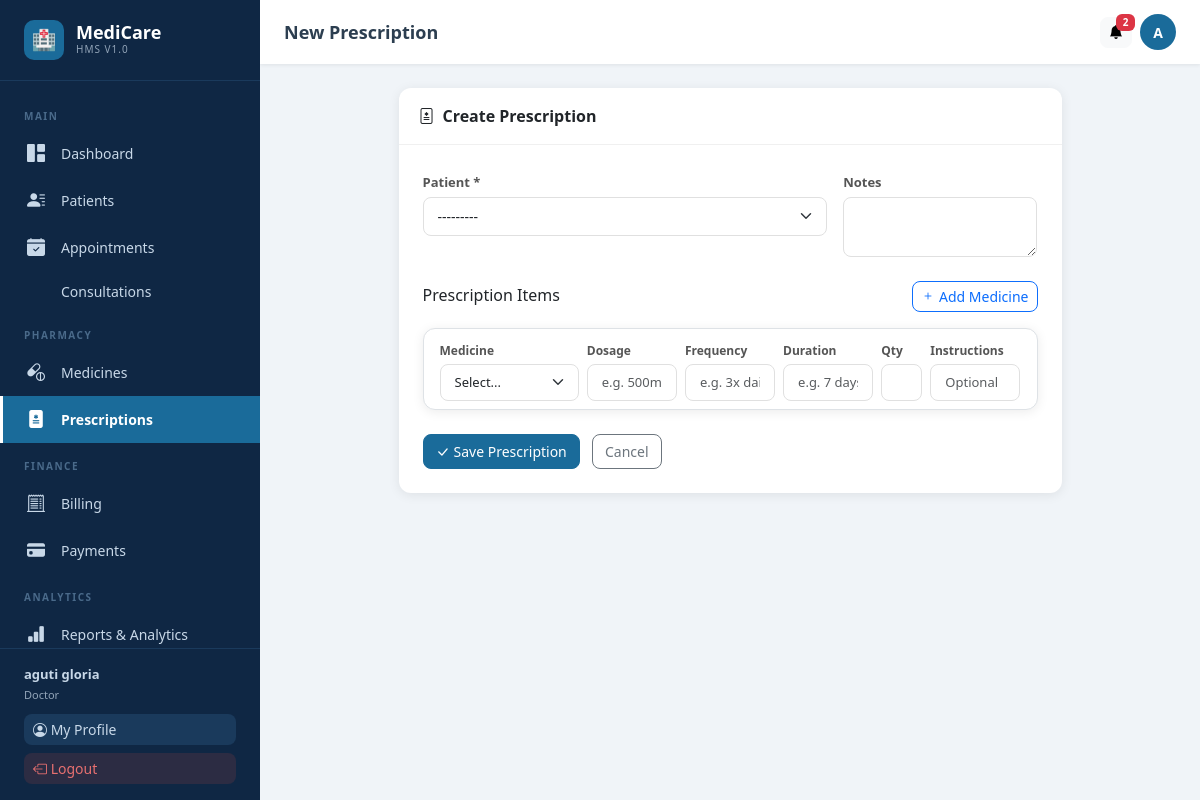
The page /pharmacy/prescriptions/create/ (signed in) on the database its author committed.
### users/models.py (models this page shows, shortened)
class User(AbstractUser):
    ROLE_CHOICES = [
        ('admin', 'Admin'),
        ('doctor', 'Doctor'),
        ('nurse', 'Nurse'),
        ('patient', 'Patient'),
    ]
    role = models.CharField(max_length=20, choices=ROLE_CHOICES, default='patient')
    phone = models.CharField(max_length=20, blank=True)
    profile_pic = models.ImageField(upload_to='profiles/', blank=True, null=True)
    is_approved = models.BooleanField(default=True)
    created_at = models.DateTimeField(auto_now_add=True)

### pharmacy/views.py (the view)
# urls.py: path('prescriptions/create/', views.prescription_create, name='prescription_create'),
@login_required
def prescription_create(request, patient_id=None):
    if request.user.role not in ['admin','doctor']:
        messages.error(request, 'Access denied.')
        return redirect('pharmacy:prescription_list')
    patient = get_object_or_404(Patient, pk=patient_id) if patient_id else None
    if request.method == 'POST':
        form = PrescriptionForm(request.POST)
        if form.is_valid():
            rx = form.save(commit=False)
            rx.doctor = request.user
            rx.save()
            items_data = []
            for i in range(20):
                med_id = request.POST.get(f'item_medicine_{i}')
                if not med_id: break
                dosage = request.POST.get(f'item_dosage_{i}','')
                frequency = request.POST.get(f'item_frequency_{i}','')
                duration = request.POST.get(f'item_duration_{i}','')
                qty = int(request.POST.get(f'item_quantity_{i}', 1) or 1)
                instr = request.POST.get(f'item_instructions_{i}','')
                try:
                    med = Medicine.objects.get(pk=med_id)
                    PrescriptionItem.objects.create(prescription=rx, medicine=med, dosage=dosage, frequency=frequency, duration=duration, quantity=qty, instructions=instr)
                    items_data.append((med, qty))
                except Medicine.DoesNotExist:
                    pass
            if items_data:
                bill = Bill.objects.create(patient=rx.patient, created_by=request.user)
                for med, qty in items_data:
                    BillItem.objects.create(bill=bill, item_type='Medicine', description=med.name, quantity=qty, unit_price=med.unit_price, amount=med.unit_price * qty)
            if rx.patient.user:
                send_notification(rx.patient.user, 'New Prescription', f'Dr. {request.user.get_full_name()} has issued a prescription for you.', 'prescription', '/pharmacy/prescriptions/')
            messages.success(request, 'Prescription created.')
            return redirect('pharmacy:prescription_list')
    else:
        form = PrescriptionForm(initial={'patient': patient, 'doctor': request.user})
    medicines = Medicine.objects.filter(is_active=True)
    return render(request, 'pharmacy/prescription_form.html', {'form': form, 'patient': patient, 'medicines': medicines})

### pharmacy/forms.py
class PrescriptionForm(forms.ModelForm):
    class Meta:
        model = Prescription
        fields = ['patient','notes']
        widgets = {'notes': forms.Textarea(attrs={'rows':2,'class':'form-control'})}
    def __init__(self, *args, **kwargs):
        super().__init__(*args, **kwargs)
        for f in self.fields.values():
            if not f.widget.attrs.get('class'): f.widget.attrs['class'] = 'form-control'
            if isinstance(f.widget, forms.Select): f.widget.attrs['class'] = 'form-select'

### notifications/context_processors.py (called while the page is built)
def unread_notifications(request):
    if request.user.is_authenticated:
        from notifications.models import Notification
        count = Notification.objects.filter(recipient=request.user, is_read=False).count()
        return {'unread_notification_count': count}
    return {'unread_notification_count': 0}

### patients/models.py (called while the page is built)
    def __str__(self): return self.name

### templates/pharmacy/prescription_form.html (shortened to what this page needs)
{% extends 'base.html' %}
{% block page_title %}New Prescription{% endblock %}
{% block content %}
<div class="row justify-content-center"><div class="col-lg-9">
<div class="card"><div class="card-header"><i class="bi bi-file-medical me-2"></i>Create Prescription</div>
<div class="card-body p-4">
<form method="post" id="rxForm">{% csrf_token %}
  <div class="row g-3 mb-4">
    <div class="col-md-8"><label class="form-label">Patient *</label>{{ form.patient }}</div>
    <div class="col-md-4"><label class="form-label">Notes</label>{{ form.notes }}</div>
  </div>
  <div class="d-flex justify-content-between align-items-center mb-3">
    <h6 class="mb-0">Prescription Items</h6>
    <button type="button" class="btn btn-sm btn-outline-primary" onclick="addItem()"><i class="bi bi-plus me-1"></i>Add Medicine</button>
  </div>
  <div id="rxItems">
    <div class="rx-item card mb-2 border" id="item_0">
      <div class="card-body py-2 px-3">
        <div class="row g-2 align-items-end">
          <div class="col-md-3"><label class="form-label" style="font-size:12px">Medicine</label>
            <select name="item_medicine_0" class="form-select" style="font-size:13px">
              <option value="">Select...</option>
            </select>
          </div>
          <div class="col-md-2"><label class="form-label" style="font-size:12px">Dosage</label><input name="item_dosage_0" class="form-control" style="font-size:13px" placeholder="e.g. 500mg"></div>
          <div class="col-md-2"><label class="form-label" style="font-size:12px">Frequency</label><input name="item_frequency_0" class="form-control" style="font-size:13px" placeholder="e.g. 3x daily"></div>
          <div class="col-md-2"><label class="form-label" style="font-size:12px">Duration</label><input name="item_duration_0" class="form-control" style="font-size:13px" placeholder="e.g. 7 days"></div>
          <div class="col-md-1"><label class="form-label" style="font-size:12px">Qty</label><input name="item_quantity_0" type="number" class="form-control" style="font-size:13px" value="1" min="1"></div>
          <div class="col-md-2"><label class="form-label" style="font-size:12px">Instructions</label><input name="item_instructions_0" class="form-control" style="font-size:13px" placeholder="Optional"></div>
        </div>
      </div>
    </div>
  </div>
  <button type="submit" class="btn btn-primary mt-3 me-2"><i class="bi bi-check-lg me-1"></i>Save Prescription</button>
  <a href="{% url 'pharmacy:prescription_list' %}" class="btn btn-outline-secondary mt-3">Cancel</a>
</form>
</div></div>
</div></div>
{% endblock %}

### templates/base.html (shortened to what this page needs)
<!DOCTYPE html>
<html lang="en">
<head>
{% load static %}
<link href="https://cdn.jsdelivr.net/npm/bootstrap@5.3.2/dist/css/bootstrap.min.css" rel="stylesheet">
<link href="https://cdn.jsdelivr.net/npm/bootstrap-icons@1.11.3/font/bootstrap-icons.min.css" rel="stylesheet">
</head>
<body>
{% if user.is_authenticated %}
<aside class="sidebar" id="sidebar">
  <a href="{% url 'users:dashboard' %}" class="sidebar-brand">
    <div class="logo-icon">🏥</div>
    <div><div class="logo-text">MediCare</div><div class="logo-sub">HMS v1.0</div></div>
  </a>
  <nav class="sidebar-nav">
    <div class="nav-section-title">Main</div>
    <a href="{% url 'users:dashboard' %}" class="nav-link {% if request.resolver_match.url_name == 'dashboard' %}active{% endif %}">
      <i class="bi bi-grid-1x2-fill"></i> Dashboard
    </a>
    {% if user.role != 'patient' %}
    <a href="{% url 'patients:patient_list' %}" class="nav-link {% if 'patients' in request.path %}active{% endif %}">
      <i class="bi bi-person-lines-fill"></i> Patients
    </a>
    {% endif %}
    <a href="{% url 'appointments:appointment_list' %}" class="nav-link {% if 'appointments' in request.path and 'consultations' not in request.path %}active{% endif %}">
      <i class="bi bi-calendar-check-fill"></i> Appointments
    </a>
    <a href="{% url 'appointments:consultation_list' %}" class="nav-link {% if 'consultations' in request.path %}active{% endif %}">
       Consultations
    </a>
    <div class="nav-section-title">Pharmacy</div>
    <a href="{% url 'pharmacy:medicine_list' %}" class="nav-link {% if 'pharmacy' in request.path and 'prescriptions' not in request.path and 'orders' not in request.path %}active{% endif %}">
      <i class="bi bi-capsule-pill"></i> Medicines
    </a>
    <a href="{% url 'pharmacy:prescription_list' %}" class="nav-link {% if 'prescriptions' in request.path %}active{% endif %}">
      <i class="bi bi-file-medical-fill"></i> Prescriptions
    </a>
    <div class="nav-section-title">Finance</div>
    <a href="{% url 'billing:bill_list' %}" class="nav-link {% if 'billing' in request.path %}active{% endif %}">
      <i class="bi bi-receipt-cutoff"></i> Billing
    </a>
    <a href="{% url 'payments:payment_list' %}" class="nav-link {% if 'payments' in request.path %}active{% endif %}">
      <i class="bi bi-credit-card-fill"></i> Payments
    </a>
    {% if user.role == 'admin' or user.role == 'doctor' %}
    <div class="nav-section-title">Analytics</div>
    <a href="{% url 'reports:dashboard' %}" class="nav-link {% if 'reports' in request.path %}active{% endif %}">
      <i class="bi bi-bar-chart-fill"></i> Reports & Analytics
    </a>
    {% endif %}
  </nav>
  <div class="sidebar-footer">
    <div style="color:#c8d8e8;font-size:13px;margin-bottom:10px">
      <strong>{{ user.get_full_name|default:user.username }}</strong><br>
      <span style="opacity:.7;font-size:11px;text-transform:capitalize">{{ user.role }}</span>
    </div>
    <a href="{% url 'users:profile' %}" class="btn btn-sm mb-2" style="background:#1a3a5c;color:#c8d8e8;width:100%;text-align:left">
      <i class="bi bi-person-circle"></i> My Profile
    </a>
    <a href="{% url 'users:logout' %}" class="btn btn-sm" style="background:#e74c3c22;color:#e87070;width:100%;text-align:left">
      <i class="bi bi-box-arrow-left"></i> Logout
    </a>
  </div>
</aside>
<div class="topbar">
  <span class="page-title">{% block page_title %}Dashboard{% endblock %}</span>
  <div class="topbar-actions">
    <a href="{% url 'notifications:notification_list' %}" class="btn btn-light btn-sm position-relative" title="Notifications">
      <i class="bi bi-bell-fill"></i>
      {% if unread_notification_count > 0 %}
      <span class="badge bg-danger position-absolute" style="top:-4px;right:-4px;font-size:10px;min-width:18px">{{ unread_notification_count }}</span>
      {% endif %}
    </a>
    <a href="{% url 'users:profile' %}" class="topbar-avatar" title="My Profile">
      {{ user.first_name|first|upper|default:user.username|first|upper }}
    </a>
  </div>
</div>
<main class="main-wrapper">
{% endif %}
  {% block content %}{% endblock %}
{% if user.is_authenticated %}</main>{% endif %}
</body>
</html>

### templates/base.html (style rules this page uses)
:root { --primary:#1a6b9a;--primary-dark:#134f73;--primary-light:#e8f4fd; --sidebar-w:260px;--sidebar-bg:#0f2744;--sidebar-text:#c8d8e8; --sidebar-hover:#1a3a5c;--sidebar-active:#1a6b9a; --topbar-h:64px;--body-bg:#f0f4f8;--card-shadow:0 2px 12px rgba(0,0,0,.08); }
body { background:var(--body-bg);font-family:'Segoe UI',system-ui,sans-serif;margin:0;overflow-x:hidden }
.sidebar { position:fixed;top:0;left:0;height:100vh;width:var(--sidebar-w);background:var(--sidebar-bg);z-index:1000;display:flex;flex-direction:column;transition:transform .3s ease }
.sidebar-brand { padding:20px 24px;border-bottom:1px solid #1a3a5c;display:flex;align-items:center;gap:12px;color:#fff;text-decoration:none }
.sidebar-brand .logo-icon { width:40px;height:40px;background:var(--primary);border-radius:10px;display:flex;align-items:center;justify-content:center;font-size:20px;flex-shrink:0 }
.sidebar-brand .logo-text { font-size:18px;font-weight:700;line-height:1.1 }
.sidebar-brand .logo-sub { font-size:10px;color:var(--sidebar-text);opacity:.7;letter-spacing:1px;text-transform:uppercase }
.sidebar-nav { flex:1;overflow-y:auto;padding:12px 0 }
.nav-section-title { font-size:10px;font-weight:600;color:#4a6a8a;text-transform:uppercase;letter-spacing:1.5px;padding:16px 24px 6px }
.nav-link { display:flex;align-items:center;gap:12px;padding:10px 24px;color:var(--sidebar-text);text-decoration:none;font-size:14px;transition:all .2s;border-left:3px solid transparent }
.nav-link.active { background:var(--sidebar-active);color:#fff;border-left-color:#fff;font-weight:600 }
.nav-link .bi { font-size:18px;flex-shrink:0;width:22px }
.sidebar-footer { padding:16px 24px;border-top:1px solid #1a3a5c }
.topbar { position:fixed;top:0;left:var(--sidebar-w);right:0;height:var(--topbar-h);background:#fff;box-shadow:0 1px 4px rgba(0,0,0,.08);z-index:999;display:flex;align-items:center;padding:0 24px;gap:16px }
.topbar .page-title { font-size:18px;font-weight:600;color:#2c3e50;flex:1 }
.topbar .topbar-actions { display:flex;align-items:center;gap:8px }
.topbar-avatar { width:36px;height:36px;border-radius:50%;background:var(--primary);color:#fff;display:flex;align-items:center;justify-content:center;font-weight:600;font-size:14px;text-decoration:none }
.main-wrapper { margin-left:var(--sidebar-w);margin-top:var(--topbar-h);padding:24px;min-height:calc(100vh - var(--topbar-h)) }
.card { border:none;border-radius:12px;box-shadow:var(--card-shadow) }
.card-header { background:transparent;border-bottom:1px solid #f0f0f0;padding:16px 20px;font-weight:600 }
.form-control,.form-select { border-radius:8px;border:1px solid #e0e0e0;font-size:14px;padding:8px 14px }
.form-label { font-size:13px;font-weight:600;color:#555;margin-bottom:4px }
.btn { border-radius:8px;font-size:14px;font-weight:500 }
.btn-primary { background:var(--primary);border-color:var(--primary) }

### rows shown on the page
User: get_full_name "aguti gloria", role "Doctor", first_name|first "A"

### other values the page prints
{{ unread_notification_count }} "2"
